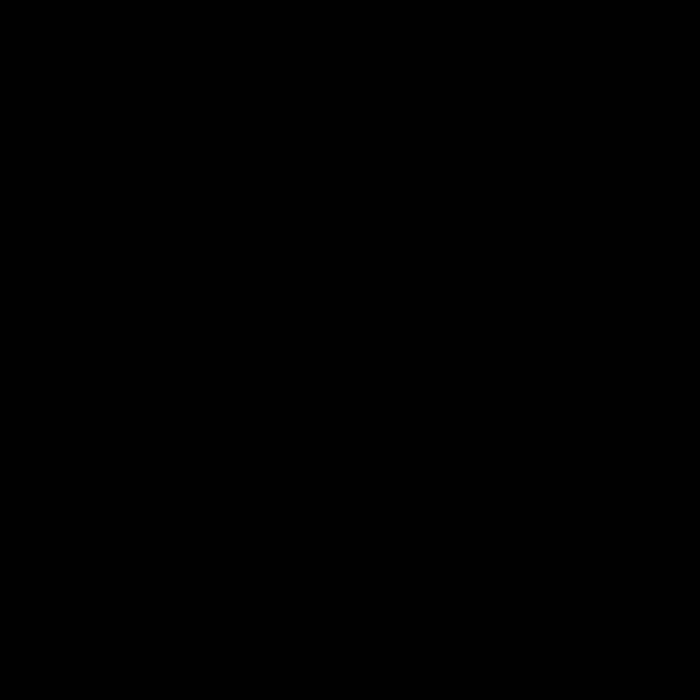
Frame 1 (no input)
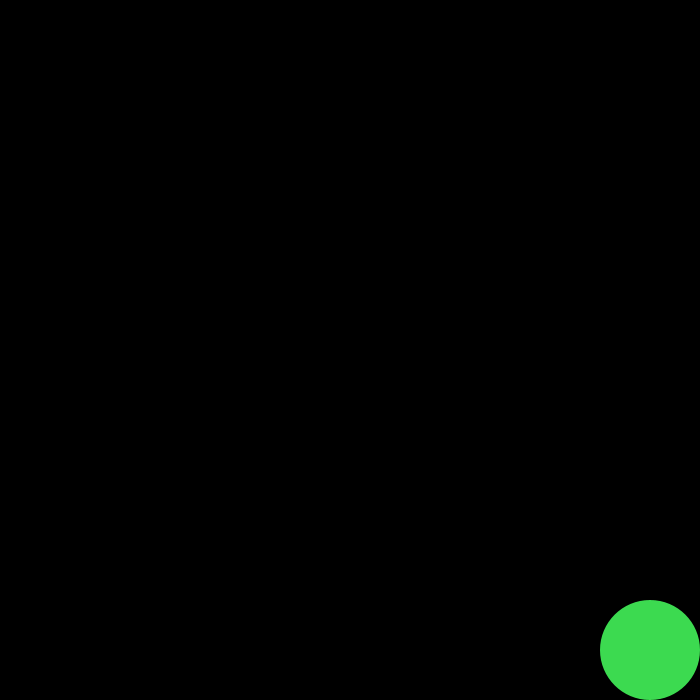
Frame 60 (the mouse pressed at the canvas centre just before this capture)
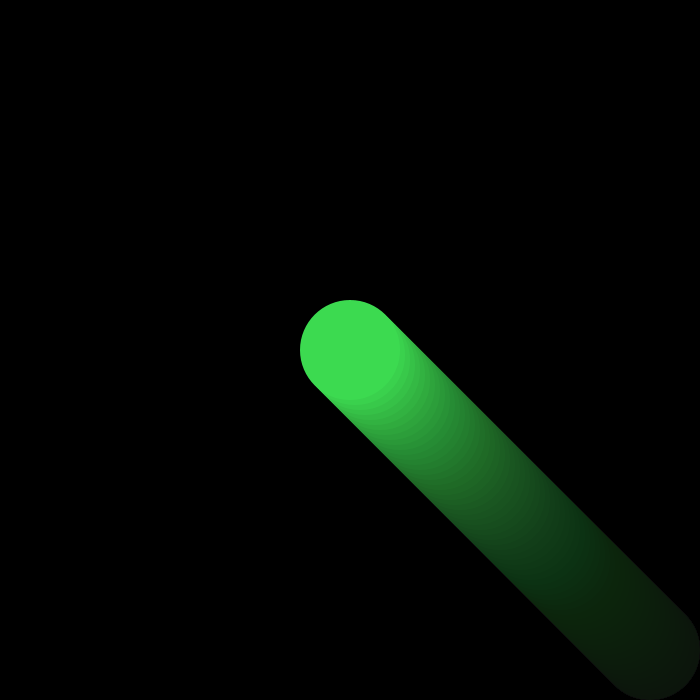
Frame 120 (the mouse held since frame 60 and released just before this capture)

The Processing sketch that drew these frames (run headless with seeded random() and noise(); from frame 60 on, the mouse is pressed at the canvas centre):

// Processing sketch: bouncing_ball
// ── bouncing_ball.pde
float x; 
float y; 
float xSpeed; 
float ySpeed; 
float r, g, b; 
int radius; 

void setup(){
  size(700, 700);
  background(0); 
  xSpeed = 5; 
  ySpeed = 5; 
  
  smooth(); 
  x = width/2; 
  y = height/2; 
  
  radius = 100; 
}

void draw(){
  fill(0, 10); 
  rect(0, 0, width, height); 
  //background(0); 
  
  x = x + xSpeed;
  y = y + ySpeed; 
  
  //create boundaries
  if( x>= (width- radius/2) || x<= radius/2){
    xSpeed = xSpeed *-1; //reverses xDirection
  }
  if( y >= (height-radius/2) || y <= radius/2){
    ySpeed = ySpeed * -1; 
  }
  
  if( x== (width- radius/2) || x== radius/2 ){
    r = random(0,255); 
    g = random(0, 255); 
    b = random(0, 255); 
  }
  
  if( y>= (height- radius/2) || y<= radius/2 ){
     r = random(0,255); 
     g = random(0, 255); 
     b = random(0, 255); 
  }
  
    noStroke();   
    fill(r, g, b); 
    ellipse(x, y, radius, radius); 
}
